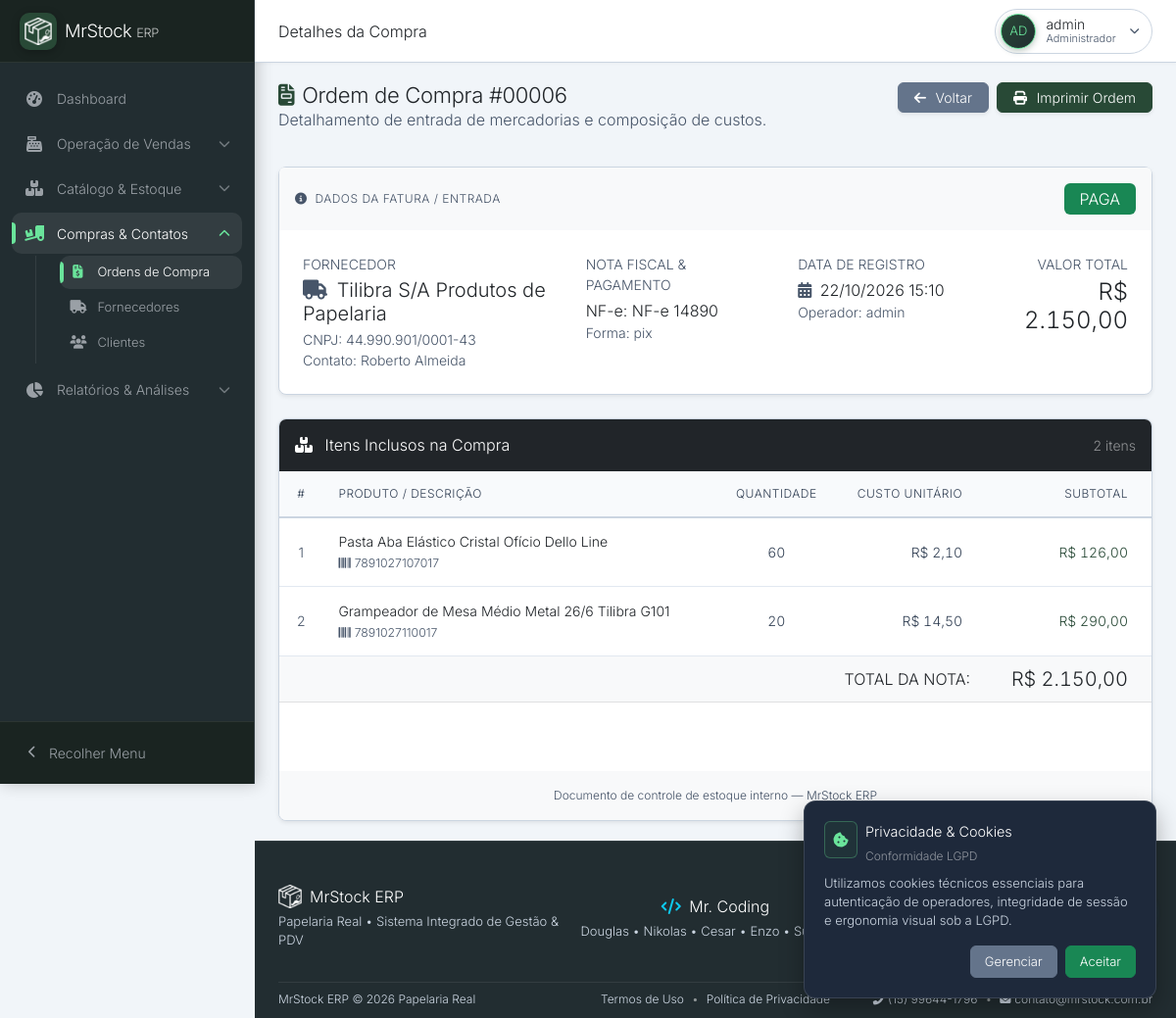
The page /compras/visualizar.php?id=6 (signed in) on the database its author committed.
### tables this page shows
CREATE TABLE `compras` (
  `id` int(11) NOT NULL AUTO_INCREMENT,
  `fornecedor_id` int(11) NOT NULL,
  `usuario_id` int(11) NOT NULL,
  `numero_nota` varchar(50) DEFAULT NULL,
  `valor_total` decimal(10,2) NOT NULL,
  `tipo_pagamento` varchar(50) DEFAULT NULL,
  `status` enum('PENDENTE','PAGA','CANCELADA') DEFAULT 'PENDENTE',
  `data_compra` datetime DEFAULT current_timestamp(),
  PRIMARY KEY (`id`),
  KEY `fornecedor_id` (`fornecedor_id`),
  KEY `usuario_id` (`usuario_id`),
  CONSTRAINT `compras_ibfk_1` FOREIGN KEY (`fornecedor_id`) REFERENCES `fornecedores` (`id`),
  CONSTRAINT `compras_ibfk_2` FOREIGN KEY (`usuario_id`) REFERENCES `usuarios` (`id`)
);

CREATE TABLE `fornecedores` (
  `id` int(11) NOT NULL AUTO_INCREMENT,
  `nome` varchar(255) NOT NULL,
  `cnpj` varchar(20) DEFAULT NULL,
  `telefone` varchar(20) DEFAULT NULL,
  `email` varchar(255) DEFAULT NULL,
  `status` enum('ativo','inativo') DEFAULT 'ativo',
  `contato` varchar(100) DEFAULT NULL,
  `endereco` varchar(255) DEFAULT NULL,
  `numero` varchar(50) DEFAULT NULL,
  `bairro` varchar(100) DEFAULT NULL,
  `cidade` varchar(100) DEFAULT NULL,
  `estado` char(2) DEFAULT NULL,
  `cep` varchar(10) DEFAULT NULL,
  PRIMARY KEY (`id`)
);

CREATE TABLE `usuarios` (
  `id` int(11) NOT NULL AUTO_INCREMENT,
  `username` varchar(50) NOT NULL,
  `password` varchar(255) NOT NULL,
  `perfil` enum('admin','caixa') DEFAULT 'caixa',
  PRIMARY KEY (`id`),
  UNIQUE KEY `username` (`username`)
);

CREATE TABLE `itens_compra` (
  `id` int(11) NOT NULL AUTO_INCREMENT,
  `compra_id` int(11) NOT NULL,
  `produto_id` int(11) NOT NULL,
  `quantidade` decimal(10,3) NOT NULL,
  `preco_unitario` decimal(10,2) NOT NULL,
  `subtotal` decimal(10,2) NOT NULL,
  PRIMARY KEY (`id`),
  KEY `compra_id` (`compra_id`),
  KEY `produto_id` (`produto_id`),
  CONSTRAINT `itens_compra_ibfk_1` FOREIGN KEY (`compra_id`) REFERENCES `compras` (`id`) ON DELETE CASCADE,
  CONSTRAINT `itens_compra_ibfk_2` FOREIGN KEY (`produto_id`) REFERENCES `produtos` (`id`)
);

CREATE TABLE `produtos` (
  `id` int(11) NOT NULL AUTO_INCREMENT,
  `nome` varchar(255) NOT NULL,
  `categoria` varchar(100) DEFAULT NULL,
  `quantidade` int(11) DEFAULT 0,
  `estoque_minimo` int(11) DEFAULT 5,
  `validade` date DEFAULT NULL,
  `preco_venda` decimal(10,2) NOT NULL,
  `preco_compra` decimal(10,2) NOT NULL DEFAULT 0.00,
  `fornecedor_id` int(11) DEFAULT NULL,
  `status` enum('ativo','inativo') DEFAULT 'ativo',
  `codigo_de_barra` varchar(50) DEFAULT NULL,
  `categoria_id` int(11) DEFAULT NULL,
  PRIMARY KEY (`id`),
  KEY `fornecedor_id` (`fornecedor_id`),
  KEY `fk_produtos_categoria` (`categoria_id`),
  CONSTRAINT `fk_produtos_categoria` FOREIGN KEY (`categoria_id`) REFERENCES `categorias` (`id`) ON DELETE SET NULL,
  CONSTRAINT `produtos_ibfk_1` FOREIGN KEY (`fornecedor_id`) REFERENCES `fornecedores` (`id`) ON DELETE SET NULL
);

### compras/visualizar.php (the view, shortened to what this page needs)
<?php
require_once __DIR__ . '/../inc/database.php';
$id = filter_var($_GET['id'] ?? 0, FILTER_VALIDATE_INT);
$stmtC = $pdo->prepare("
    SELECT c.*,
           f.nome AS fornecedor_nome,
           f.cnpj AS fornecedor_cnpj,
           f.telefone AS fornecedor_telefone,
           f.email AS fornecedor_email,
           f.contato AS fornecedor_contato,
           u.username
    FROM compras c
    LEFT JOIN fornecedores f ON c.fornecedor_id = f.id
    LEFT JOIN usuarios u ON c.usuario_id = u.id
    WHERE c.id = ?
");
$stmtC->execute([$id]);
$compra = $stmtC->fetch();
$stmtI = $pdo->prepare("
    SELECT ic.*, p.nome AS produto_nome, p.codigo_de_barra
    FROM itens_compra ic
    LEFT JOIN produtos p ON ic.produto_id = p.id
    WHERE ic.compra_id = ?
    ORDER BY ic.id ASC
");
$stmtI->execute([$id]);
$itens = $stmtI->fetchAll();
$badgeStatus = match($compra['status']) {
    'PAGA'      => 'bg-success',
    'PENDENTE'  => 'bg-warning text-dark',
    'CANCELADA' => 'bg-danger',
    default     => 'bg-secondary'
};
require_once __DIR__ . '/../inc/header.php';
?>
<div class="content-header d-flex justify-content-between align-items-start mb-3 gap-3">
    <div>
        <h2 class="fw-bold text-dark m-0">
            <i class="fas fa-file-invoice text-primary me-2"></i>Ordem de Compra #<?= str_pad((string)$compra['id'], 5, '0', STR_PAD_LEFT) ?>
        </h2>
        <p class="text-muted m-0">Detalhamento de entrada de mercadorias e composição de custos.</p>
    </div>
    <div class="d-flex align-items-center gap-2 flex-shrink-0 no-print">
        <a href="<?= BASE_URL ?>/compras/index.php" class="btn btn-sm btn-secondary text-white fw-semibold shadow-sm px-3 py-1">
            <i class="fas fa-arrow-left me-1"></i> Voltar
        </a>
        <button type="button" class="btn btn-sm btn-primary text-white fw-semibold shadow-sm px-3 py-1" onclick="window.print()">
            <i class="fas fa-print me-1"></i> Imprimir Ordem
        </button>
    </div>
</div>
<div class="content-body">
    <div class="card shadow-sm border mb-4" style="border-color: #cbd5e1 !important; border-radius: 8px;">
        <div class="card-header bg-light py-3 border-0">
            <div class="d-flex justify-content-between align-items-center">
                <span class="fw-bold text-secondary text-uppercase" style="font-size:12px; letter-spacing:0.5px;">
                    <i class="fas fa-info-circle me-1"></i> Dados da Fatura / Entrada
                </span>
                <span class="badge <?= $badgeStatus ?> px-3 py-2 fs-6">
                    <?= htmlspecialchars($compra['status']) ?>
                </span>
            </div>
        </div>
        <div class="card-body p-4">
            <div class="row g-4">
                <div class="col-md-4">
                    <small class="text-muted text-uppercase fw-bold d-block mb-1">Fornecedor</small>
                    <h5 class="fw-bold text-dark mb-1">
                        <i class="fas fa-truck text-muted me-1"></i> <?= htmlspecialchars($compra['fornecedor_nome'] ?: 'Não Identificado') ?>
                    </h5>
                    <?php if (!empty($compra['fornecedor_cnpj'])): ?>
                        <small class="text-muted d-block">CNPJ: <?= htmlspecialchars($compra['fornecedor_cnpj']) ?></small>
                    <?php endif; ?>
                    <?php if (!empty($compra['fornecedor_contato'])): ?>
                        <small class="text-muted d-block">Contato: <?= htmlspecialchars($compra['fornecedor_contato']) ?></small>
                    <?php endif; ?>
                </div>
                <div class="col-md-3">
                    <small class="text-muted text-uppercase fw-bold d-block mb-1">Nota Fiscal & Pagamento</small>
                    <span class="d-block text-dark fw-bold">NF-e: <?= htmlspecialchars($compra['numero_nota'] ?: 'Sem Número') ?></span>
                    <small class="text-muted d-block">Forma: <?= htmlspecialchars($compra['tipo_pagamento'] ?: 'A Combinar') ?></small>
                </div>
                <div class="col-md-3">
                    <small class="text-muted text-uppercase fw-bold d-block mb-1">Data de Registro</small>
                    <span class="d-block text-dark fw-bold">
                        <i class="fas fa-calendar-alt text-muted me-1"></i> <?= date('d/m/Y H:i', strtotime($compra['data_compra'])) ?>
                    </span>
                    <small class="text-muted d-block">Operador: <?= htmlspecialchars($compra['username'] ?: 'Sistema') ?></small>
                </div>
                <div class="col-md-2 text-md-end">
                    <small class="text-muted text-uppercase fw-bold d-block mb-1">Valor Total</small>
                    <h4 class="text-dark fw-bold m-0 tabular-nums">
                        R$ <?= number_format((float)$compra['valor_total'], 2, ',', '.') ?>
                    </h4>
                </div>
            </div>
        </div>
    </div>
    <div class="card shadow-sm border overflow-hidden" style="border-color: #cbd5e1 !important; border-radius: 8px;">
        <div class="card-header bg-dark text-white py-3 border-0 d-flex justify-content-between align-items-center">
            <h6 class="m-0 fw-bold"><i class="fas fa-boxes me-2"></i> Itens Inclusos na Compra</h6>
            <span class="text-white-50 small fw-semibold tabular-nums"><?= count($itens) === 1 ? '1 item' : count($itens) . ' itens' ?></span>
        </div>
        <div class="card-body p-0">
            <div class="table-responsive">
                <table class="table table-hover so-table align-middle mb-0" style="font-size:14px;">
                    <thead class="table-light">
                        <tr>
                            <th style="width: 5%;" class="text-center">#</th>
                            <th style="width: 45%;">Produto / Descrição</th>
                            <th style="width: 15%;" class="text-center">Quantidade</th>
                            <th style="width: 15%;" class="text-end">Custo Unitário</th>
                            <th style="width: 20%;" class="text-end pe-4">Subtotal</th>
                        </tr>
                    </thead>
                    <tbody>
                        <?php if (!empty($itens)): ?>
                            <?php foreach ($itens as $idx => $it): ?>
                            <tr>
                                <td class="text-center text-muted fw-bold"><?= $idx + 1 ?></td>
                                <td>
                                    <span class="fw-bold text-dark d-block">
                                        <?= htmlspecialchars($it['produto_nome'] ?: ('Produto #' . $it['produto_id'])) ?>
                                    </span>
                                    <?php if (!empty($it['codigo_de_barra'])): ?>
                                        <small class="text-muted"><i class="fas fa-barcode me-1"></i><?= htmlspecialchars($it['codigo_de_barra']) ?></small>
                                    <?php endif; ?>
                                </td>
                                <td class="text-center fw-bold tabular-nums">
                                    <?= (float)$it['quantidade'] == (int)$it['quantidade'] ? (int)$it['quantidade'] : number_format((float)$it['quantidade'], 3, ',', '.') ?>
                                </td>
                                <td class="text-end tabular-nums">
                                    R$ <?= number_format((float)$it['preco_unitario'], 2, ',', '.') ?>
                                </td>
                                <td class="text-end pe-4 fw-bold text-primary tabular-nums">
                                    R$ <?= number_format((float)$it['subtotal'], 2, ',', '.') ?>
                                </td>
                            </tr>
                            <?php endforeach; ?>
                        <?php endif; ?>
                    </tbody>
                    <tfoot class="table-light">
                        <tr>
                            <td colspan="4" class="text-end fw-bold text-dark fs-6">TOTAL DA NOTA:</td>
                            <td class="text-end pe-4 fw-bold text-dark fs-5 tabular-nums">
                                R$ <?= number_format((float)$compra['valor_total'], 2, ',', '.') ?>
                            </td>
                        </tr>
                    </tfoot>
                </table>
            </div>
        </div>
        <div class="card-footer bg-light border-0 py-3 text-muted text-center" style="font-size:12px;">
            Documento de controle de estoque interno — MrStock ERP
        </div>
    </div>
</div>
<?php require_once __DIR__ . '/../inc/footer.php'; ?>

### rows shown on the page
compras: id "00006", status "PAGA", fornecedor.nome "Tilibra S/A Produtos de Papelaria", fornecedor.cnpj "44.990.901/0001-43", fornecedor.contato "Roberto Almeida", numero_nota "NF-e 14890", tipo_pagamento "pix", data_compra "22/10/2026 15:10", usuario.username "admin", valor_total "2.150,00"
itens_compra: produto.nome "Pasta Aba Elástico Cristal Ofício Dello Line", produto.codigo_de_barra "7891027107017", quantidade "60", preco_unitario "2,10", subtotal "126,00"
itens_compra: produto.nome "Grampeador de Mesa Médio Metal 26/6 Tilibra G101", produto.codigo_de_barra "7891027110017", quantidade "20", preco_unitario "14,50", subtotal "290,00"

### other values the page prints
$group['title'] "Dashboard"
$group['title'] "Operação de Vendas"
$group['title'] "Catálogo & Estoque"
$group['title'] "Compras & Contatos"
$item['label'] "Ordens de Compra"
$item['label'] "Fornecedores"
$item['label'] "Clientes"
$group['title'] "Relatórios & Análises"
$_pageTitleClean "Detalhes da Compra"
$_uInitials "AD"
$_uName "admin"
$_uLabel "Administrador"
count($itens) "2"
